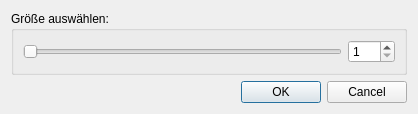
<?xml version="1.0" encoding="UTF-8"?>
<ui version="4.0">
 <class>SizeDialogue</class>
 <widget class="QDialog" name="SizeDialogue">
  <property name="geometry">
   <rect>
    <x>0</x>
    <y>0</y>
    <width>418</width>
    <height>113</height>
   </rect>
  </property>
  <property name="windowTitle">
   <string>Dialog</string>
  </property>
  <property name="styleSheet">
   <string notr="true"/>
  </property>
  <layout class="QVBoxLayout" name="verticalLayout">
   <item>
    <widget class="QGroupBox" name="groupBox">
     <property name="title">
      <string>Größe auswählen:</string>
     </property>
     <layout class="QHBoxLayout" name="horizontalLayout_2">
      <item>
       <widget class="QSlider" name="horizontalSlider">
        <property name="styleSheet">
         <string notr="true"/>
        </property>
        <property name="minimum">
         <number>1</number>
        </property>
        <property name="maximum">
         <number>100</number>
        </property>
        <property name="pageStep">
         <number>5</number>
        </property>
        <property name="orientation">
         <enum>Qt::Horizontal</enum>
        </property>
       </widget>
      </item>
      <item>
       <widget class="QSpinBox" name="spinBox">
        <property name="minimum">
         <number>1</number>
        </property>
        <property name="maximum">
         <number>100</number>
        </property>
       </widget>
      </item>
     </layout>
    </widget>
   </item>
   <item>
    <widget class="QDialogButtonBox" name="buttonBox">
     <property name="orientation">
      <enum>Qt::Horizontal</enum>
     </property>
     <property name="standardButtons">
      <set>QDialogButtonBox::Cancel|QDialogButtonBox::Ok</set>
     </property>
    </widget>
   </item>
  </layout>
 </widget>
 <resources/>
 <connections>
  <connection>
   <sender>buttonBox</sender>
   <signal>accepted()</signal>
   <receiver>SizeDialogue</receiver>
   <slot>accept()</slot>
   <hints>
    <hint type="sourcelabel">
     <x>248</x>
     <y>254</y>
    </hint>
    <hint type="destinationlabel">
     <x>157</x>
     <y>274</y>
    </hint>
   </hints>
  </connection>
  <connection>
   <sender>buttonBox</sender>
   <signal>rejected()</signal>
   <receiver>SizeDialogue</receiver>
   <slot>reject()</slot>
   <hints>
    <hint type="sourcelabel">
     <x>316</x>
     <y>260</y>
    </hint>
    <hint type="destinationlabel">
     <x>286</x>
     <y>274</y>
    </hint>
   </hints>
  </connection>
 </connections>
</ui>
